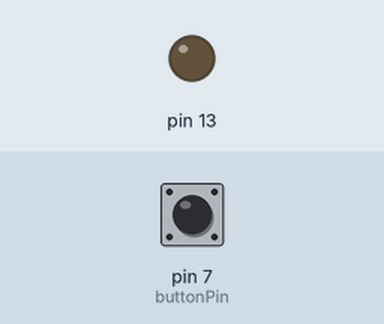
Recording of a sketch running on a simulated Arduino Uno, built with avr-gcc and run on an emulated ATmega328P. On the bench: output pins drawn as LEDs (lit = HIGH). Dashed ring = blinking. Inputs (shaded band) come from the test bench; at power-on: pin 7 (buttonPin) HIGH.

Above: at 1.2 s.
1.3 s: pin 7 (buttonPin) pulled LOW for 3.2 s
At 1.9 s:
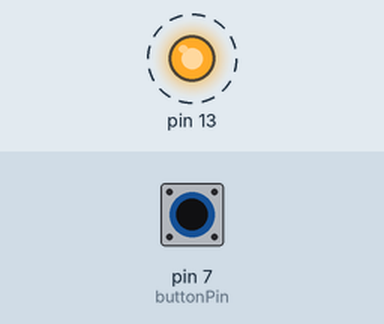
Timing chart, 0 to 5.8 s (numbered marks = the images above; inputs shaded):
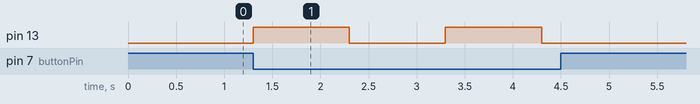

The sketch:

control_test.ino
```cpp
int run;
int buttonPin;
// the setup function runs once when you press reset or power the board
void setup() {
  // initialize digital pin 13 as an output.
  pinMode(13, OUTPUT);
  run = 0; //starts stopped
  buttonPin = 7; //whatever pin your button is plugged into

   pinMode(buttonPin, INPUT_PULLUP);
}

// the loop function runs over and over again forever
void loop() {
    if(digitalRead(buttonPin) == LOW) //funcitons based off of button pulling input pin LOW
  {
     if(run == 0)
     {
    run = 255;
    digitalWrite(13, HIGH);   // turn the LED on (HIGH is the voltage level)
    delay(1000);              // wait for a second
    digitalWrite(13, LOW);    // turn the LED off by making the voltage LOW
    delay(1000);              // wait for a second
     }
     else
     {
         run = 0;
     }
  }

}
```

Measured:
- after the input at 1.3 s, pin 13: alternates HIGH for 1.0 s and LOW for 1.0 s, 4 changes in all, then stays LOW, starting at once
